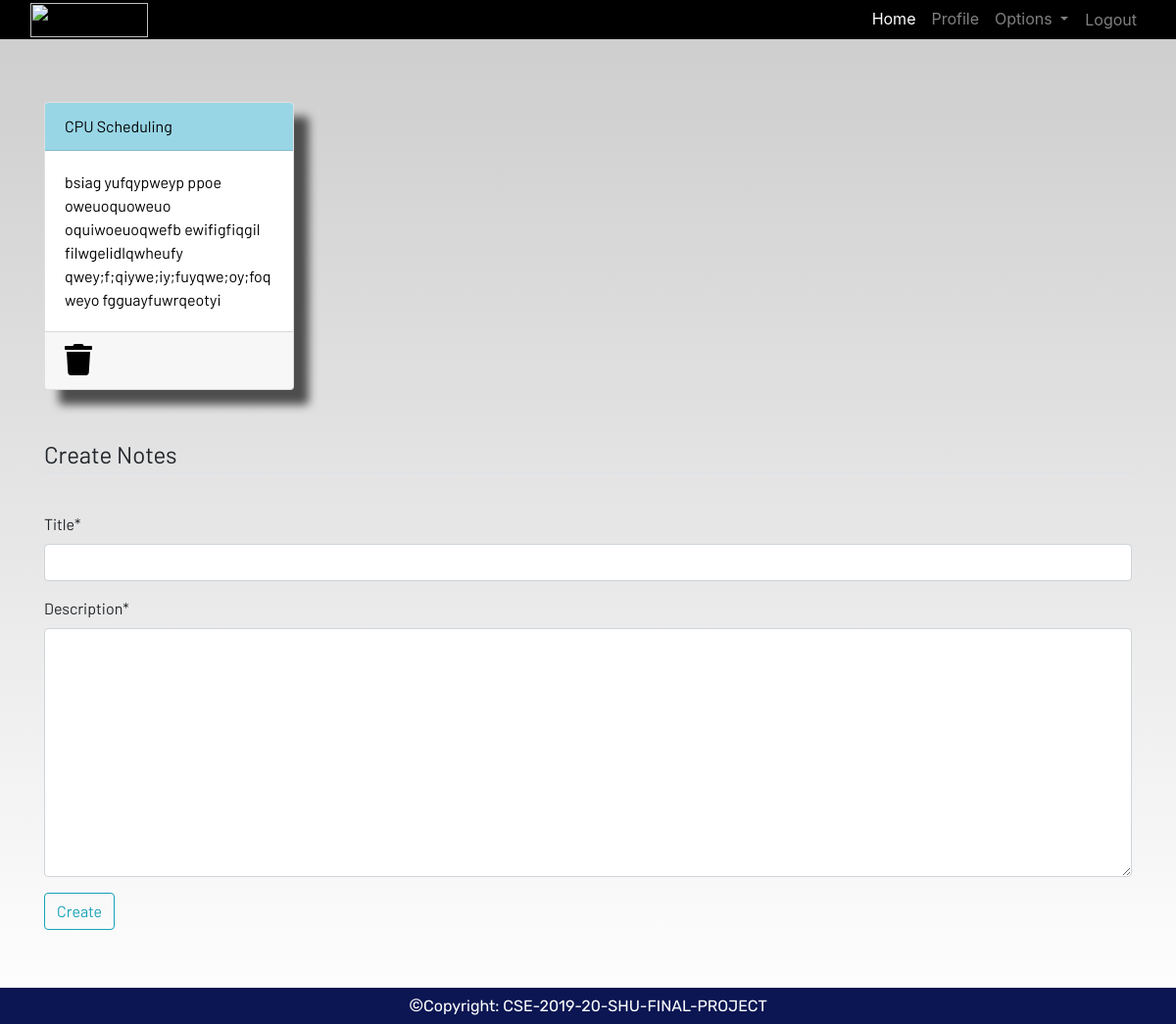
/notes (signed in), run on the app's committed database.
### dashboard/models.py (models this page shows, shortened)
class Notes(models.Model):
    user = models.ForeignKey(User, on_delete=models.CASCADE)
    title = models.CharField(max_length=200)
    description = models.TextField(default='')
    class Meta:
        verbose_name = "notes"
        verbose_name_plural = "notes"

### dashboard/views.py (the view)
# urls.py: path('notes', views.notes, name="notes"),
@login_required
def notes(request):
    if request.method == 'POST':
        form = NotesForm(request.POST)
        if form.is_valid():
            notes = Notes(user=request.user, title=request.POST['title'], description=request.POST['description'])
            notes.save()
        messages.success(request, f"Notes Added from {request.user.username} Successfully")
    else:
        form = NotesForm()
    notes = Notes.objects.filter(user = request.user)
    context={
        'form': form,
        'notes': notes,
    }
    return render(request, 'dashboard/notes.html', context)

### dashboard/forms.py
class NotesForm(forms.ModelForm):
    class Meta:
        model = Notes
        fields=['title', 'description']

### dashboard/templates/dashboard/notes.html (shortened to what this page needs)
{% extends 'dashboard/base.html' %}
{% load static %}
{% load crispy_forms_tags %}
{% block content %}
<div class="container">
    <div class="row">
        {% for note in notes %}
        <div class="col-md-3">
            <a href="{% url 'notes-detail' note.id %}">
                <div class="card">
                    <div class="card-header">{{ note.title }}</div>
                    <div class="card-body">{{ note.description }}</div>
                    <div class="card-footer mt-auto "><a href="{% url 'delete-note' note.id %}">
                        <i class="fa fa-trash fa-2x"></i></a>
                    </div>
                </div>
            </a>
        </div>
        {% endfor %}
        <br><br><br>
    </div>
</div>
<br><br>
<div class="container">
    <form method="POST">
        <fieldset class="form-group">
            <legend class="border-bottom mb-4">Create Notes</legend>
        </fieldset>
        {{form|crispy}}
        <div class="form-group">
            <button href="" class="btn btn-outline-info" type="submit">
                Create
            </button>
        </div>
    </form>
</div>
{% endblock content %}

### static/css/main.css (style rules this page uses)
html { scroll-behavior: smooth; height: 100%; width: 100%; }
.card { box-shadow: 15px 15px 10px rgb(78, 77, 77); }
a { text-decoration: none !important; color: black; }
.card-header { color: black !important; background: rgb(152, 214, 230) !important; transition: 0.3s ease-in; }
html, body { max-width: 100%; overflow-x: hidden; height: 100%; width: 100%; }
body { background: linear-gradient(rgba(0, 0, 0, 0.2), rgba(255, 255, 255, 0.5)); overflow-x: hidden; background-repeat: no-repeat; }
.card-header { background-color: rgb(133, 204, 231); }
.col-md-3 .card { width: 100%; height: 100%; }
.fa { color: black; }

### data on the page
Notes: title "CPU Scheduling", description "bsiag yufqypweyp ppoe oweuoquoweuo oquiwoeuoqwefb ewifigfiqgil filwgelidlqwheufy qwey;f;qiywe;iy;fuyqwe;oy;foqweyo fgguayfuwrqeotyi"
